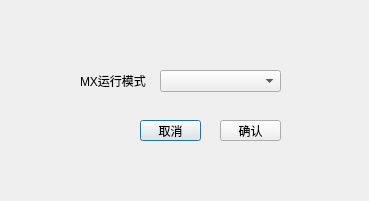
<?xml version="1.0" encoding="UTF-8"?>
<ui version="4.0">
 <class>MXmodeDialog</class>
 <widget class="QDialog" name="MXmodeDialog">
  <property name="geometry">
   <rect>
    <x>0</x>
    <y>0</y>
    <width>369</width>
    <height>201</height>
   </rect>
  </property>
  <property name="windowTitle">
   <string>MX运行模式设置</string>
  </property>
  <widget class="QLabel" name="labelMode">
   <property name="geometry">
    <rect>
     <x>80</x>
     <y>70</y>
     <width>71</width>
     <height>21</height>
    </rect>
   </property>
   <property name="text">
    <string>MX运行模式：</string>
   </property>
  </widget>
  <widget class="QComboBox" name="comboMode">
   <property name="geometry">
    <rect>
     <x>160</x>
     <y>70</y>
     <width>121</width>
     <height>22</height>
    </rect>
   </property>
  </widget>
  <widget class="QPushButton" name="btnCancel">
   <property name="geometry">
    <rect>
     <x>140</x>
     <y>120</y>
     <width>61</width>
     <height>21</height>
    </rect>
   </property>
   <property name="text">
    <string>取消</string>
   </property>
  </widget>
  <widget class="QPushButton" name="btnOK">
   <property name="geometry">
    <rect>
     <x>220</x>
     <y>120</y>
     <width>61</width>
     <height>21</height>
    </rect>
   </property>
   <property name="text">
    <string>确认</string>
   </property>
  </widget>
 </widget>
 <resources/>
 <connections/>
</ui>
